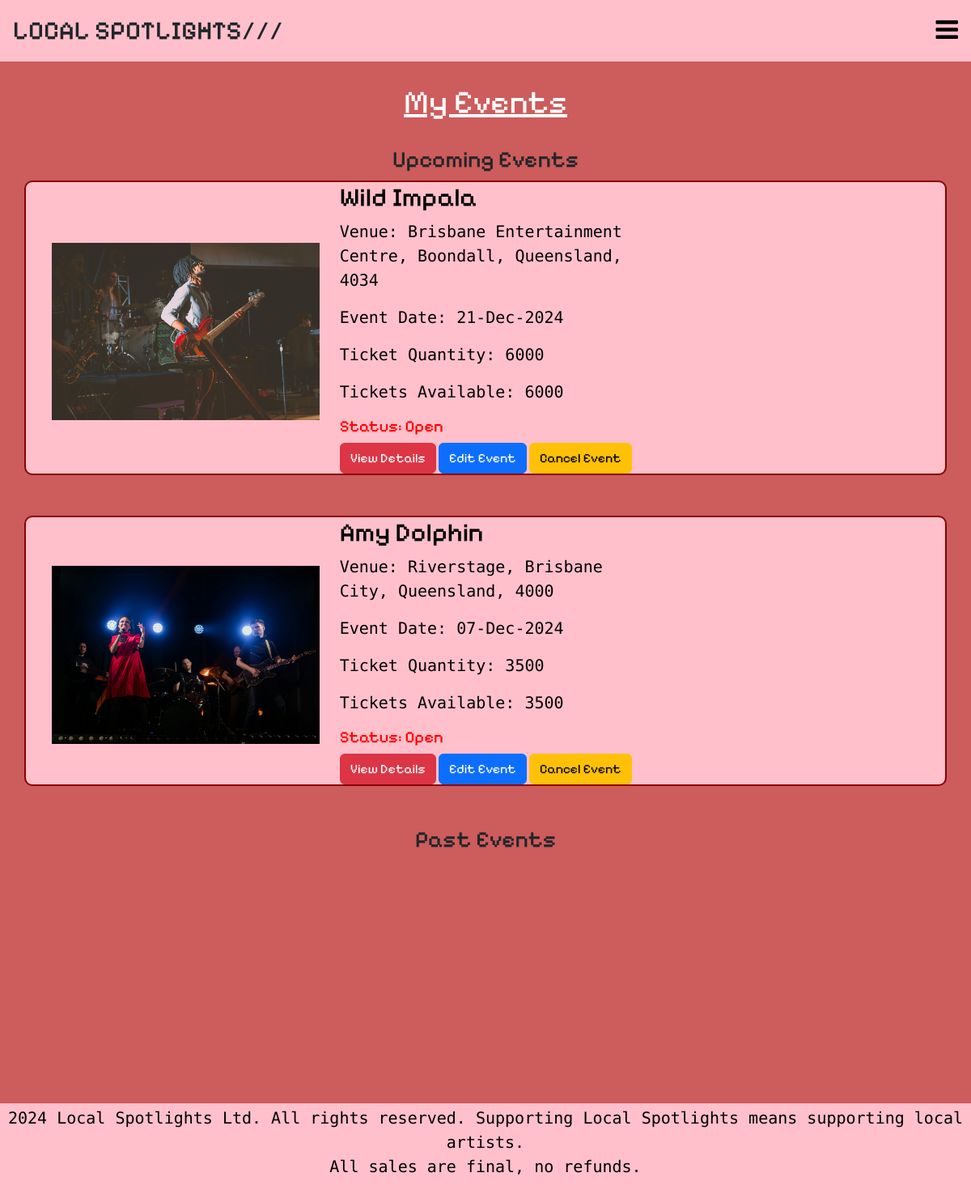
Page /events/my-events (signed in) on the committed database.
### local_spotlights/models.py (models this page shows, shortened)
class Event(db.Model):
    __tablename__ = 'events'
    id = db.Column(db.Integer, primary_key=True)
    artist = db.Column(db.String(80))
    description = db.Column(db.String(200))
    img = db.Column(db.String(400))
    genre = db.Column(db.String(100))
    venue = db.Column(db.String(300))
    date = db.Column(db.Date)
    start_time = db.Column(db.Time)
    end_time = db.Column(db.Time)
    ticket_quantity = db.Column(db.Integer)
    ticket_price = db.Column(db.Float(20))
    comments = db.relationship('Comment', backref='event')
    status = db.relationship('EventStatus', backref='event', uselist=False)
    order = db.relationship('Order', backref="event")
    user_id = db.Column(db.Integer, db.ForeignKey('users.id'))

class EventStatus(db.Model):
    __tablename__ = 'eventstatus'
    id = db.Column(db.Integer, primary_key=True)
    status = db.Column(db.String(20))
    tickets_available = db.Column(db.Integer)
    status_date = db.Column(db.DateTime, default = datetime.now())
    event_id = db.Column(db.Integer, db.ForeignKey('events.id'))

### local_spotlights/events.py (the view)
@eventbp.route('/my-events')
def my_events():
    user_events = db.session.query(Event).join(EventStatus).filter(Event.user_id == current_user.id).all()
    upcoming_events = [event for event in user_events if event.status.status == 'Open' or event.status.status == 'Sold Out' ]
    past_events = [event for event in user_events if event.status.status == 'Cancelled' or event.status.status == 'Inactive']
    return render_template('events/my_events.html', upcoming_events=upcoming_events, past_events=past_events)

### local_spotlights/templates/events/my_events.html (shortened to what this page needs)
{% extends "base.html" %}
{% block head %}
{{ super() }}
<link rel="stylesheet" type="text/css" href="{{ url_for('static', filename='styles/booked_event_style.css') }}" />
<link href="https://cdn.jsdelivr.net/npm/bootstrap@5.3.0-alpha1/dist/css/bootstrap.min.css" rel="stylesheet">
{% endblock head %}
    {% block content %}
    <div class="main_container">
        <div class="title">
            My Events
        </div>
        <div class="upcoming_events">
            <h3>Upcoming Events</h3>
            {% for event in upcoming_events %}
            <div class="container">
                <div class="image">
                    <img src="{{event.img}}">
                </div>
                <div class="text">
                    <h2>{{event.artist}}</h2>
                    <p> Venue: {{event.venue}} </p>
                    <p> Event Date: {{event.date.strftime('%d-%b-%Y')}} </p>
                    <p> Ticket Quantity: {{event.ticket_quantity}}</p>
                    <p> Tickets Available: {{event.status.tickets_available}}</p>
                    <h5>Status: {{event.status.status}}</h5>
                    <a href="{{url_for('event.show', id=event.id)}}" class="btn btn-danger">View Details</a>
                    <a href="{{url_for('event.edit_event', id=event.id)}}" class="btn btn-primary">Edit Event</a>
                    <button type="button" class="btn btn-warning" data-toggle="modal" data-target="#cancelModal{{ event.id }}">Cancel Event</button>
                </div>
            </div>
            {% endfor %}
        </div>
        <div class="past_events" style="margin-top: 50px;">
            <h3>Past Events</h3>
        </div>
    </div>
    <div style="height:300px;">
    </div>
    {% endblock content %}

### local_spotlights/static/styles/booked_event_style.css (style rules this page uses)
body { background-color: indianred !important; font-size: 30px; font-family: Pixelify Sans !important; font-weight: 500; overflow-x: hidden; }
img { max-height: 500px !important; max-width: 100% !important; margin-top: 10px !important; padding: 20px !important; }
p { font-family: Azeret mono; font-size: 20px; }
.container { column-gap: 5px; display: flex; flex-direction: column; align-items: center; grid-template-columns: 1fr 1fr 1fr; background-color: pink; margin: 0px auto 50px auto; width: 100%; border-radius: 10px; padding: 0; text-align: left; color: black; border: 2px solid darkred; font-family: pixelify sans; }
@media (min-width:768px) { .container { flex-direction: row; } }
@media (min-width:768px) { .image, .text, .event_wrapper { width: 33.3333%; } }
.title { font-size: 40px; text-decoration: underline; text-align: center; color:white; margin-bottom:25px; font-family: pixelify sans; }
h3 { text-align: center; font-family: pixelify sans; }
h5 { color: red !important; }

### rows in the picture
Event: img (picture), artist "Wild Impala", venue "Brisbane Entertainment Centre, Boondall, Queensland, 4034", date "21-Dec-2024", ticket_quantity "6000", status.tickets_available "6000", status.status "Open"
Event: img (picture), artist "Amy Dolphin", venue "Riverstage, Brisbane City, Queensland, 4000", date "07-Dec-2024", ticket_quantity "3500", status.tickets_available "3500", status.status "Open"
